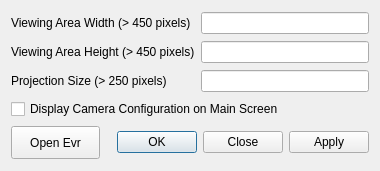
<?xml version="1.0" encoding="UTF-8"?>
<ui version="4.0">
 <class>Dialog</class>
 <widget class="QDialog" name="Dialog">
  <property name="geometry">
   <rect>
    <x>0</x>
    <y>0</y>
    <width>380</width>
    <height>171</height>
   </rect>
  </property>
  <property name="windowTitle">
   <string>Dialog</string>
  </property>
  <layout class="QGridLayout" name="gridLayout">
   <item row="0" column="0" colspan="2">
    <widget class="QLabel" name="label">
     <property name="text">
      <string>Viewing Area Width (&gt; 450 pixels)</string>
     </property>
    </widget>
   </item>
   <item row="0" column="2">
    <widget class="QLineEdit" name="viewWidth"/>
   </item>
   <item row="1" column="0" colspan="2">
    <widget class="QLabel" name="label_3">
     <property name="text">
      <string>Viewing Area Height (&gt; 450 pixels)</string>
     </property>
    </widget>
   </item>
   <item row="1" column="2">
    <widget class="QLineEdit" name="viewHeight"/>
   </item>
   <item row="2" column="0" colspan="2">
    <widget class="QLabel" name="label_2">
     <property name="text">
      <string>Projection Size (&gt; 250 pixels)</string>
     </property>
    </widget>
   </item>
   <item row="2" column="2">
    <widget class="QLineEdit" name="projSize"/>
   </item>
   <item row="3" column="0" colspan="3">
    <widget class="QCheckBox" name="configCheckBox">
     <property name="text">
      <string>Display Camera Configuration on Main Screen</string>
     </property>
    </widget>
   </item>
   <item row="4" column="0">
    <widget class="QPushButton" name="showevr">
     <property name="minimumSize">
      <size>
       <width>0</width>
       <height>33</height>
      </size>
     </property>
     <property name="text">
      <string>Open Evr</string>
     </property>
    </widget>
   </item>
   <item row="4" column="1" colspan="2">
    <widget class="QDialogButtonBox" name="buttonBox">
     <property name="orientation">
      <enum>Qt::Horizontal</enum>
     </property>
     <property name="standardButtons">
      <set>QDialogButtonBox::Apply|QDialogButtonBox::Close|QDialogButtonBox::Ok</set>
     </property>
     <property name="centerButtons">
      <bool>false</bool>
     </property>
    </widget>
   </item>
  </layout>
 </widget>
 <resources/>
 <connections>
  <connection>
   <sender>buttonBox</sender>
   <signal>accepted()</signal>
   <receiver>Dialog</receiver>
   <slot>accept()</slot>
   <hints>
    <hint type="sourcelabel">
     <x>248</x>
     <y>254</y>
    </hint>
    <hint type="destinationlabel">
     <x>157</x>
     <y>274</y>
    </hint>
   </hints>
  </connection>
  <connection>
   <sender>buttonBox</sender>
   <signal>rejected()</signal>
   <receiver>Dialog</receiver>
   <slot>reject()</slot>
   <hints>
    <hint type="sourcelabel">
     <x>316</x>
     <y>260</y>
    </hint>
    <hint type="destinationlabel">
     <x>286</x>
     <y>274</y>
    </hint>
   </hints>
  </connection>
 </connections>
</ui>
